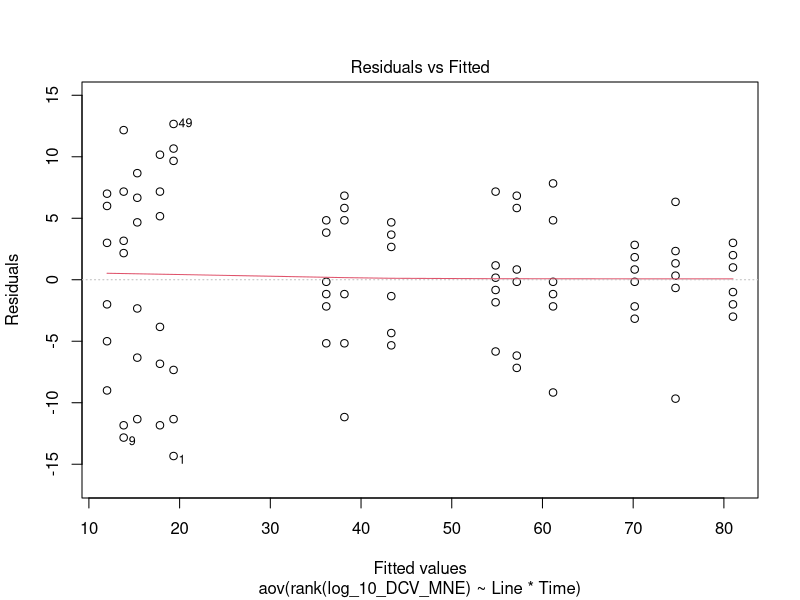
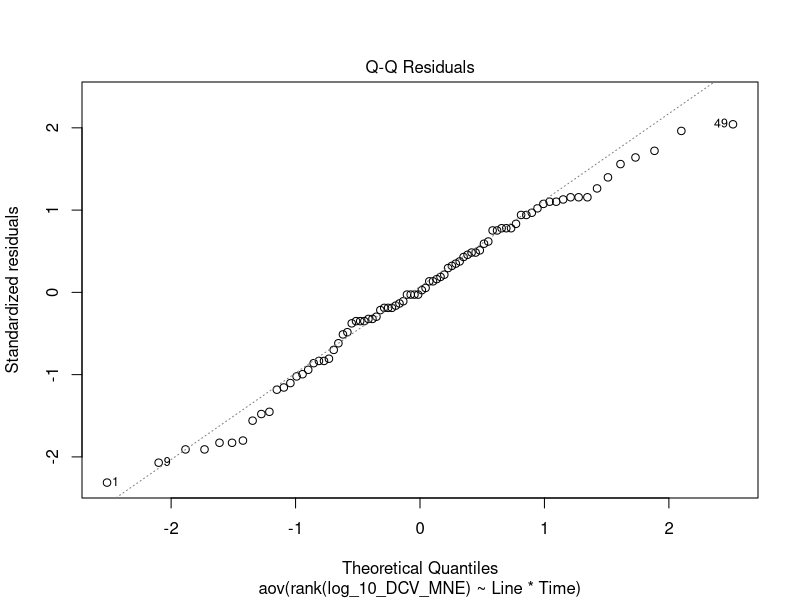
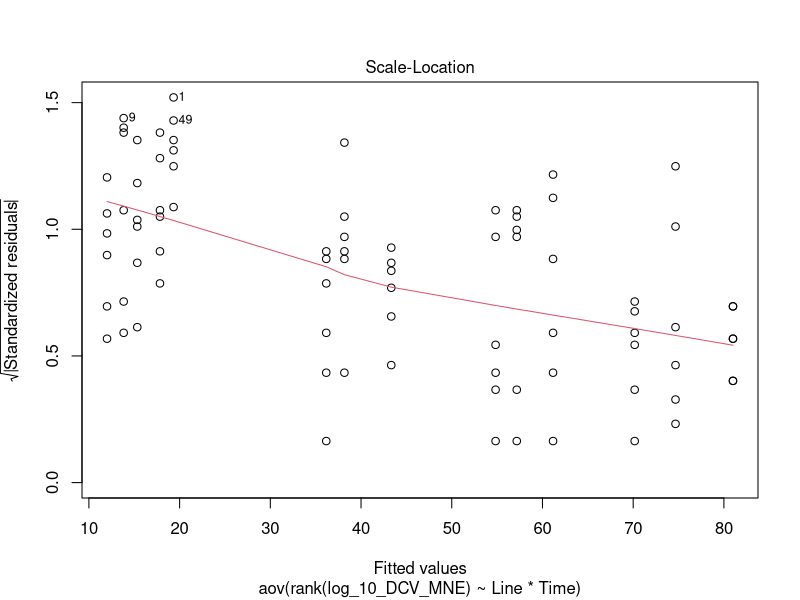
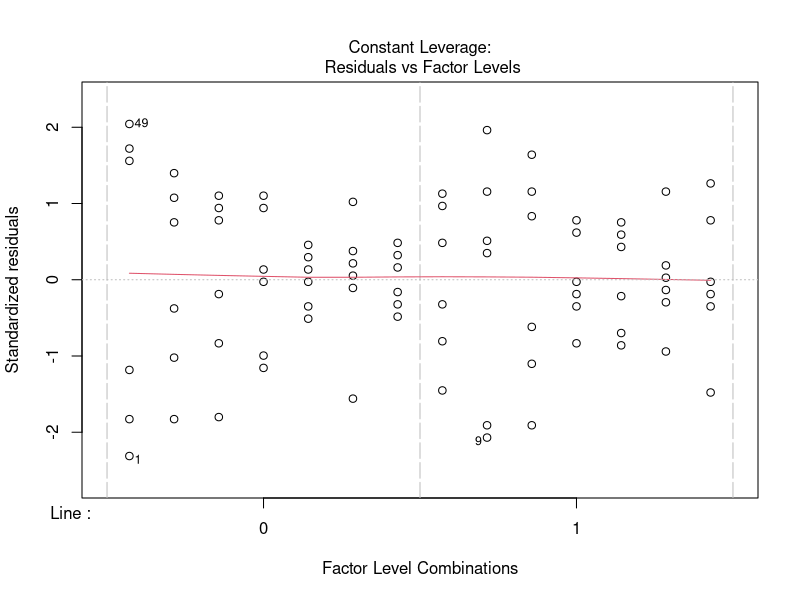
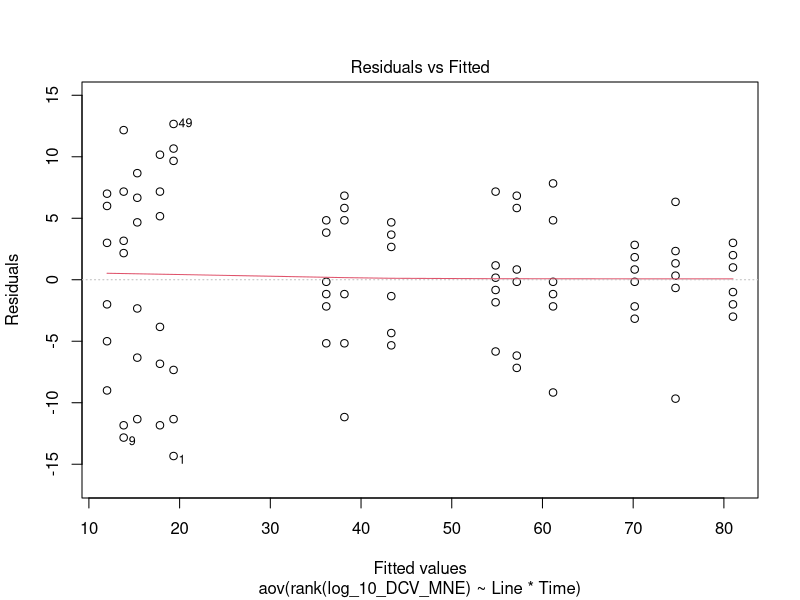
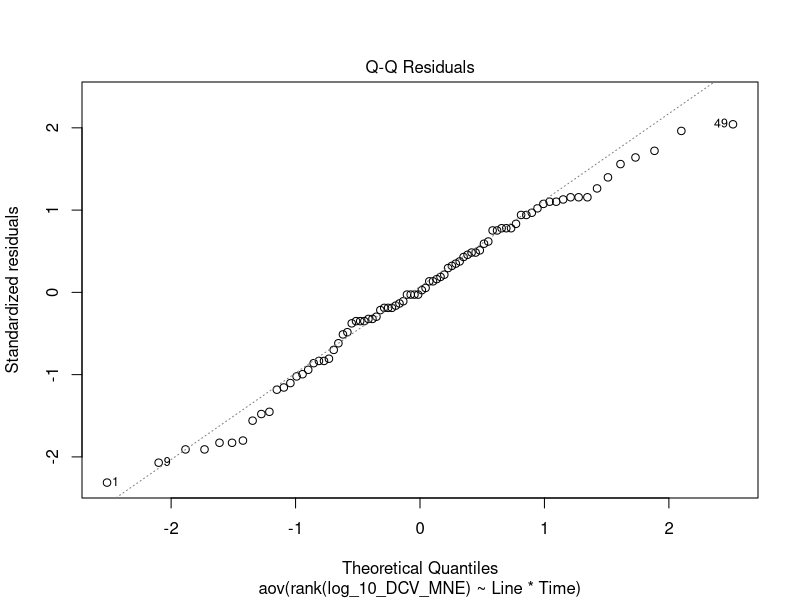
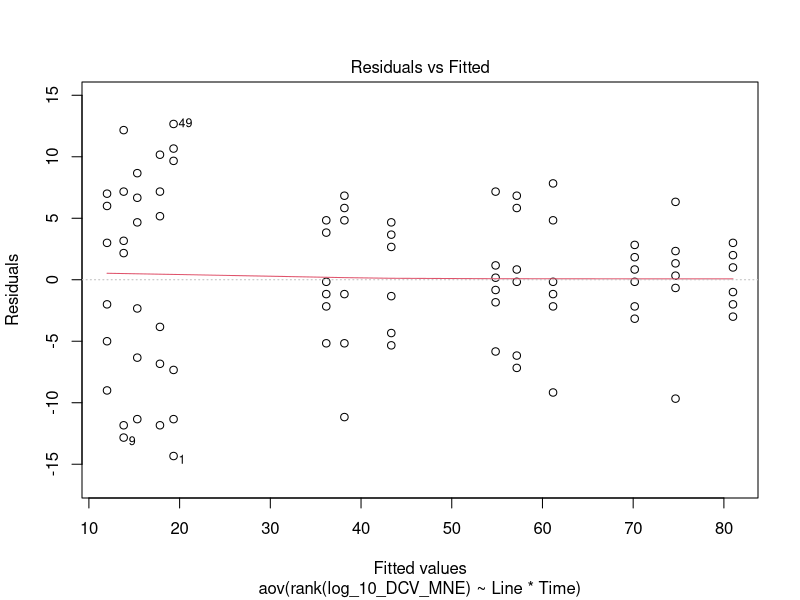
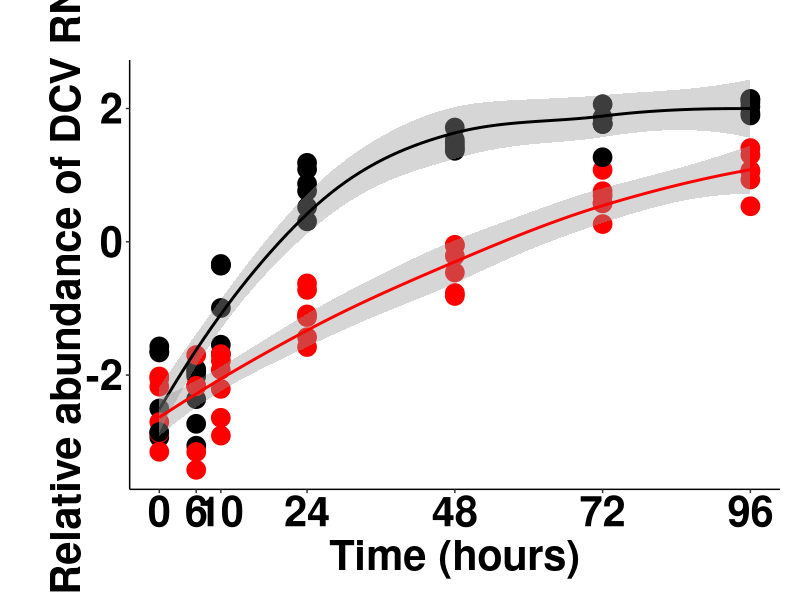

Write R code to recreate these figures, in order. (Note: this script raises an error after producing the figures.)
## ---- chunk 1
library(tidyverse)
library(car)
library(emmeans)
library(rstatix)
## ---- chunk 2
# Importing raw Ct values
data_DCV_acc<- as.data.frame(read_csv("Accumulation_DCV_Figure_1_B_data.csv"))

# Importing sample ID information
data_ID <- as.data.frame(read_csv("Accumulation_DCV_Figure_1_B_data_sample_ID.csv"))
## ---- chunk 3
# Seting the data
Data <- data_DCV_acc

#Sets % SEM cutoff for samples (default 20%)
SEMCutoff = 20

# Do you wish to automatically censor data over the above SEM% threshold? 0 = no, 1 = yes (default yes)
UseCutoff = 1

# Change std Amp. efficiency if necessary
TarAmp = 1.79 # DCV primer efficiency derived previously in the lab 
RefAmp = 1.64 # rpl32 primer efficiency derived previously in the lab  

# Sorting the data for analysis

Normalised <-
  data.frame("Sample", "MNE", "SE of MNE", "SE of MNE as % (x<=20%)")
i = 0
val = 1:nrow(Data)
val <- val[seq(1, (length(val)), 2)]
w = unlist(c(Data[4]))
x = unlist(c(Data[3]))
y = unlist(c(Data[2]))
s = matrix(x, nrow = 1, ncol = nrow(Data))
v = matrix(w, nrow = 1, ncol = nrow(Data))
t = matrix(y, nrow = nrow(Data), ncol = 1)
list <-
  data.frame("Censored Samples", "MNE", "SE of MNE", "SE of MNE as % (x>25%)")

# For loop processes all the data and adds it to the dataframe
for (i in val) {
  # Calculates MNE of Duplicates
  MNE2 = (RefAmp ^ ((v[1, i] + v[1, i + 1]) / 2)) / (TarAmp ^ ((s[1, i] +
                                                                  s[1, i + 1]) / 2))
  
  # Calculates SE of MNE
  SEofCTTAR = sd(c(s[1, i], s[1, i + 1])) / sqrt(2)
  SEofCTREF = sd(c(v[1, i], v[1, i + 1])) / sqrt(2)
  
  SEofMNE = MNE2 * (((log(TarAmp) * SEofCTTAR) ^ 2) + ((log(RefAmp) * SEofCTREF) ^
                                                         2)) ^ .5
  
  # Calculates SE of MNE as %
  SEofMNEasP = (SEofMNE / MNE2) * 100
  
  # Adds each set of data to the data frame (you may wish to change the digits= option to be smaller if you wish)
  if (UseCutoff == 1) {
    if (SEofMNEasP > SEMCutoff) {
      cat(
        "Sample:",
        t[i, 1],
        "was censored due to exceeding SEM cutoff of",
        SEMCutoff,
        "with a value of",
        (round(SEofMNEasP, digits = 2)),
        "\n"
      )
      list[nrow(list) + 1,] = c(
        t[i, 1],
        round(MNE2, digits = 10),
        round(SEofMNE, digits = 5),
        round(SEofMNEasP, digits = 2)
      )
    }
    else {
      Normalised[nrow(Normalised) + 1,] = c(
        t[i, 1],
        round(MNE2, digits = 10),
        round(SEofMNE, digits = 5),
        round(SEofMNEasP, digits = 2)
      )
    }
  }
  else {
    Normalised[nrow(Normalised) + 1,] = c(
      t[i, 1],
      round(MNE2, digits = 10),
      round(SEofMNE, digits = 5),
      round(SEofMNEasP, digits = 2)
    )
  }
}

View(Normalised)

## ---- chunk 4
# Formats the analysed dataset
MNE <- Normalised %>%
  rename(
    Sample = X.Sample.,
    DCV_MNE = X.MNE.,
    DCV_SE_MNE = X.SE.of.MNE.,
    DCV_SE_Percent = X.SE.of.MNE.as....x..20...
  ) %>%
  slice(-1) %>% 
  select(Sample, everything())

# Visualize the data frame
View(MNE)
## ---- chunk 5
# Formats the censored data set
SEM_censored <- list %>%
  rename(
    Sample_file = X.Censored.Samples.,
    MNE = X.MNE.,
    SE_MNE = X.SE.of.MNE.,
    SE_Percent = X.SE.of.MNE.as....x.25...
  ) %>%
  mutate(Sample_file = as.character(Sample_file)) %>%
  slice(-1)

# Visualize the data set
SEM_censored # There should be no data censored
## ---- chunk 6
# Ensure consistent format for the sample number
MNE$Sample <- as.double(MNE$Sample)
data_ID$Sample <- as.double(data_ID$Sample)

# Joining the MNE dataframe with the sample ID dataframe 
data_MNE <- full_join(data_ID, MNE, by = join_by(Sample))
## ---- chunk 7
# Coding the factors correctly 
data_MNE$DCV_MNE <- as.numeric(data_MNE$DCV_MNE)

# Log-transforming data
data_MNE <- data_MNE %>% 
  mutate(log_10_DCV_MNE = log10(DCV_MNE)) 

# Sub-setting time points that have full replicates 
data_MNE_sub <- subset(data_MNE, Time != "240") %>% 
  subset( Time != "168") 

# Formatting the data for analysis 
data_anova <- data_MNE_sub %>% 
  select(log_10_DCV_MNE, Time, Line, Replicate, Sample) %>% 
  mutate(Line = as.factor(Line)) %>% 
  mutate(Time = as.factor(Time))
## ---- chunk 8

DCV_rank1 <- aov(rank(log_10_DCV_MNE) ~ 
                  Line * 
                  Time , 
                data = data_anova)

DCV_rank2 <- aov(rank(log_10_DCV_MNE) ~ 
                  Line + 
                  Time , 
                data = data_anova) #Best fit model

DCV_rank3 <- aov(rank(log_10_DCV_MNE) ~ 
                  Time , 
                data = data_anova) 

DCV_rank4 <- aov(rank(log_10_DCV_MNE) ~ 
                  Line , 
                data = data_anova)


# Finding the best fit model
AIC(DCV_rank1, DCV_rank2) 
AIC(DCV_rank2, DCV_rank3)
AIC(DCV_rank2, DCV_rank4)

# Summary of analysis 
summary(DCV_rank1) # Best fit 
## ---- chunk 9
# Visually Check 
plot(DCV_rank1)

# Extract residuals and fitted values
DCV_rank1_fitted <- fitted(DCV_rank1)
DCV_rank1_res <- residuals(DCV_rank1)

# 1. Homogeneity of variances
plot(DCV_rank1, 1)
leveneTest(log_10_DCV_MNE ~ 
             Line , 
           data = data_anova)

# 2. Normality
plot(DCV_rank1, 2)

# Run Shapiro-Wilk test on residuals
shapiro_test(residuals(DCV_rank1))

# 3. Outliers 
plot(DCV_rank1, 1)
outlierTest(DCV_rank1) # No outliers
## ---- chunk 10

# Computes estimated marginal means for factor combos
emmeans(DCV_rank1, pairwise ~ Time | Line)

# Tells at which time points MNE of DCV is different between flies
em_out_category <- emmeans(DCV_rank1,  ~ Line | Time) 

em_summary <- 
em_out_category %>% 
  pairs() %>% 
  test(joint = TRUE)

# Output
print(em_out_category) # Means at each timepoint
print(em_summary) # Summary of which times Wol has an impact
pairs(em_out_category) # More detailed analyss of time Wolbachia has an impact

## ---- chunk 11

# Converting Time back into appropriate
data_anova$Time <- as.character(data_anova$Time)
data_anova$Time <- as.double(data_anova$Time)

# Creating plot object
DCV_plot <-ggplot(data_anova) +
  geom_jitter(
    aes(Time, log_10_DCV_MNE, col = Line),
    size = 6,
    position = position_jitter(width = 0.01),
    show.legend = FALSE
  ) +
  geom_smooth(aes(Time, log_10_DCV_MNE, group = Line, col = Line), show.legend = FALSE, inherit.aes = FALSE, method = 'loess', span = 1) +
  scale_color_manual(values = c("black", "red")) +
  scale_fill_manual(values = c("black", "red")) +  # Specify the fill colors for Line = 0 and Line = 1
  theme_classic() +
  scale_x_continuous(breaks = unique(data_anova$Time), labels = unique(data_anova$Time)) + # set time axis to correspond to actual time points
  labs(x = "Time (hours)",
       y = expression(bold(
         "Relative abundance of DCV RNA"
       ))) +
  theme(
    plot.margin = unit(c(3, 1, 1, 2), "lines"),
    axis.title = element_text(
      size = 30,
      face = "bold",
      colour = "black"
    ),
    axis.title.y = element_text(
      size = 30,
      face = "bold",
      colour = "black",
      hjust = 0.5,
      vjust = 0.1
    ),
    axis.text = element_text(
      size = 30,
      face = "bold",
      colour = "black"
    ),
    plot.title = element_text(size = 30)
  ) +
  guides(fill = FALSE, colour = FALSE)

## ---- chunk 12
# Exporting stats output
sink("Accumulation_DCV_Figure_1_B_output_stats_anova.txt") # change file name
summary(DCV_rank1) # prints coxme output to txt file UP TO HERE
sink() # closes the connection **CRITICAL**

sink("Accumulation_DCV_Figure_1_B_output_stats_anova_call.txt") # change file name
print(DCV_rank1) # prints coxme output to txt file UP TO HERE
sink() # closes the connection **CRITICAL**

# Exporting interaction summary 
sink("Accumulation_DCV_Figure_1_B_output_stats_emmean_means.txt") # change file name
print(em_out_category) # Means at each timepoint
sink() # closes the connection **CRITICAL**

# Exporting Summary of the times at which Wol has an impact
sink("Accumulation_DCV_Figure_1_B_output_stats_emmean_summary.txt") # change file name
print(em_summary) # Summary of which times Wol has an impact
sink() # closes the connection **CRITICAL**

# Exporting Summary of the times at which Wol has an impact
sink("Accumulation_DCV_Figure_1_B_output_stats_emmean_summary_detailed.txt") # change file name
pairs(em_out_category) # More detailed analyss of time Wolbachia has an impact
sink() # closes the connection **CRITICAL**

# Exporting figure
ggsave(filename = "Accumulation_DCV_Figure_1_B_output_plot.pdf",
       plot = DCV_plot, 
       width = 15, 
       height = 7.5)

## ---- chunk 13

# Fitting the model 
DCV_aov1 <- aov(log_10_DCV_MNE ~ 
                  Line * 
                  Time , 
                data = data_anova)

DCV_aov2 <- aov(log_10_DCV_MNE ~ 
                  Line + 
                  Time , 
                data = data_anova) #Best fit model

DCV_aov3 <- aov(log_10_DCV_MNE ~ 
                  Time , 
                data = data_anova) 

DCV_aov4 <- aov(log_10_DCV_MNE ~ 
                  Line , 
                data = data_anova)


# Finding the best fit model
AIC(DCV_aov1, DCV_aov2) 
AIC(DCV_aov2, DCV_aov3)
AIC(DCV_aov2, DCV_aov4)


# Summary of analysis 
summary(DCV_aov1) # Best fit 

# Summary statistics
require("dplyr")
group_by(data_anova, Line, Time) %>%
  summarise(
    count = n(),
    mean = mean(log_10_DCV_MNE, na.rm = TRUE),
    sd = sd(log_10_DCV_MNE, na.rm = TRUE)
  )
## ---- chunk 14
# Multiple comparisons 
TukeyHSD(DCV_aov1,
         which = "Time")
## ---- chunk 15

# Visually Check 
plot(DCV_aov1)

# Extract residuals and fitted values
DCV_aov1_fitted <- fitted(DCV_aov1)
DCV_aov1_res <- residuals(DCV_aov1)

# 1. Homogeneity of variances
plot(DCV_aov1, 1)
leveneTest(log_10_DCV_MNE ~ 
                  Line , 
                data = data_anova)

# 2. Normality
plot(DCV_aov1, 2)

# Run Shapiro-Wilk test on residuals
shapiro_test(residuals(DCV_aov1))

# 3. Outliers 
plot(DCV_aov1, 1)
outlierTest(DCV_aov1) # No outliers
